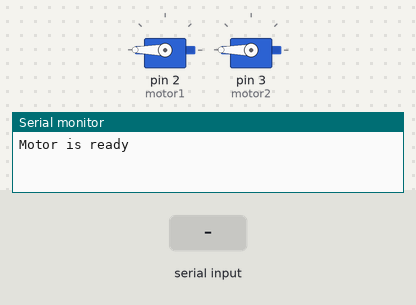
Simulated run of this sketch. Board: Arduino Uno, built with avr-gcc and run on an emulated ATmega328P. Parts: 2 × servo, the last lines printed to the serial monitor. The inputs (shaded band) are chosen by the test bench.

Above: at 7.2 s.
7.3 s: "90,45\n" received over Serial
At 8.3 s:
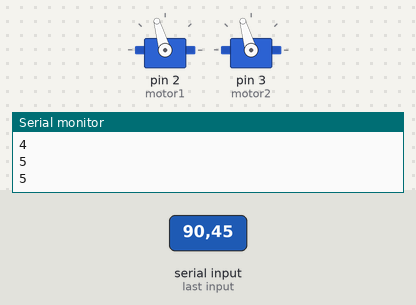
8.8 s: "R90\n" received over Serial
At 9.4 s:
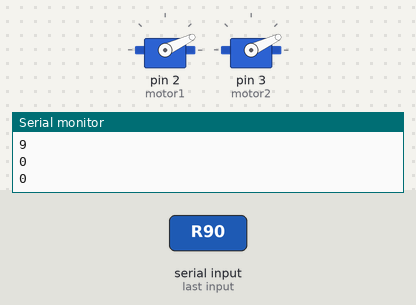
10.3 s: "L90\n" received over Serial
11.8 s: "30,150\n" received over Serial
13.3 s: "200\n" received over Serial
14.8 s: "R,45\n" received over Serial
At 15.2 s:
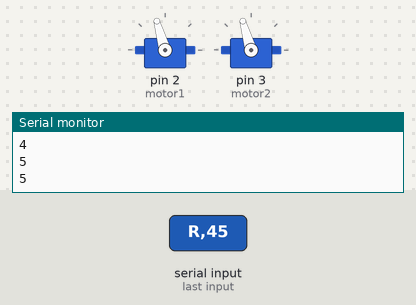
Timing chart, 0 to 17.3 s (numbered marks = the images above; inputs shaded):
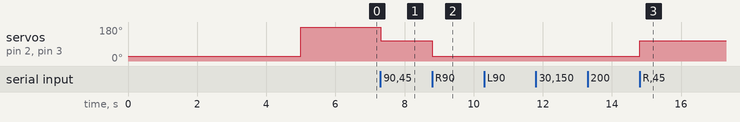

The sketch:

motor_test2.ino
```cpp
/*
1 Отрегулировать мотор от 800 до 2800 за 3 секунды (void setup)
2 Полключение блютуз модуля  (void loop)


*/


// подключение библиотеки
#include <Servo.h>
int val = 800;
// создание объекта
Servo motor1;
Servo motor2;
//Пин подключения мотора
char v;
int sp;
int turnR;
int turnL;
void setup()
{

  Serial.begin(9600);
  motor1.attach(2);
  motor2.attach(3);
  motor1.writeMicroseconds(800);
  motor2.writeMicroseconds(800);
  delay(5000);
  motor1.writeMicroseconds(2800);
  motor2.writeMicroseconds(2800);
  delay(1000);
  Serial.println("Motor is ready");
}

void loop()
{
  if (Serial.available()>0)
  {
    v = Serial.read();
    Serial.println(v);

    if (isdigit(v)){
      //Serial.println(v);
      sp = int(v-48);
      Serial.println(sp);
    }
    sp = constrain(sp, 0, 9);
    //Serial.println(sp);


    //Serial.println(sp);
    val = sp*167 + 800;
    //val++;
    val = constrain(val, 805, 2100);
    motor1.writeMicroseconds(val);
    motor2.writeMicroseconds(val);
    turnR = val;
    turnL = val;
    //Serial.println(val);

    if (v == 'R' )
    {
      turnR = (sp+1)*167+800;
      Serial.println('turnR');
    }
    if (v == 'L')
    {
      turnL = (sp+1)*167+800;
      Serial.println('turnL');
    }


  motor1.writeMicroseconds(turnR);
  motor2.writeMicroseconds(turnL);

    }

}
```

Measured:
- after the input at 7.3 s, servo on pin 2 (motor1), servo on pin 3 (motor2): 180° → 106° at once
- after the input at 8.8 s, servo on pin 2 (motor1), servo on pin 3 (motor2): 106° → 25° at once
- after the input at 14.8 s, servo on pin 2 (motor1), servo on pin 3 (motor2): 25° → 106° at once
